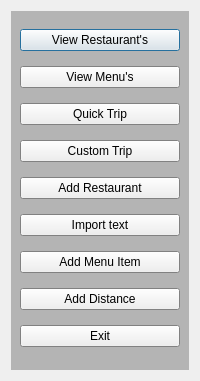
<?xml version="1.0" encoding="UTF-8"?>
<ui version="4.0">
 <class>adminLauncher</class>
 <widget class="QDialog" name="adminLauncher">
  <property name="geometry">
   <rect>
    <x>0</x>
    <y>0</y>
    <width>196</width>
    <height>377</height>
   </rect>
  </property>
  <property name="windowTitle">
   <string>Dialog</string>
  </property>
  <layout class="QGridLayout" name="gridLayout">
   <item row="0" column="0">
    <widget class="QWidget" name="Launcher_2" native="true">
     <property name="enabled">
      <bool>true</bool>
     </property>
     <property name="sizePolicy">
      <sizepolicy hsizetype="Minimum" vsizetype="Fixed">
       <horstretch>0</horstretch>
       <verstretch>0</verstretch>
      </sizepolicy>
     </property>
     <property name="minimumSize">
      <size>
       <width>178</width>
       <height>359</height>
      </size>
     </property>
     <property name="maximumSize">
      <size>
       <width>178</width>
       <height>359</height>
      </size>
     </property>
     <property name="palette">
      <palette>
       <active>
        <colorrole role="Base">
         <brush brushstyle="SolidPattern">
          <color alpha="255">
           <red>255</red>
           <green>255</green>
           <blue>255</blue>
          </color>
         </brush>
        </colorrole>
        <colorrole role="Window">
         <brush brushstyle="SolidPattern">
          <color alpha="255">
           <red>180</red>
           <green>180</green>
           <blue>180</blue>
          </color>
         </brush>
        </colorrole>
       </active>
       <inactive>
        <colorrole role="Base">
         <brush brushstyle="SolidPattern">
          <color alpha="255">
           <red>255</red>
           <green>255</green>
           <blue>255</blue>
          </color>
         </brush>
        </colorrole>
        <colorrole role="Window">
         <brush brushstyle="SolidPattern">
          <color alpha="255">
           <red>180</red>
           <green>180</green>
           <blue>180</blue>
          </color>
         </brush>
        </colorrole>
       </inactive>
       <disabled>
        <colorrole role="Base">
         <brush brushstyle="SolidPattern">
          <color alpha="255">
           <red>180</red>
           <green>180</green>
           <blue>180</blue>
          </color>
         </brush>
        </colorrole>
        <colorrole role="Window">
         <brush brushstyle="SolidPattern">
          <color alpha="255">
           <red>180</red>
           <green>180</green>
           <blue>180</blue>
          </color>
         </brush>
        </colorrole>
       </disabled>
      </palette>
     </property>
     <property name="autoFillBackground">
      <bool>true</bool>
     </property>
     <layout class="QVBoxLayout" name="verticalLayout">
      <item>
       <widget class="QPushButton" name="ViewRestaurant_Button">
        <property name="enabled">
         <bool>true</bool>
        </property>
        <property name="sizePolicy">
         <sizepolicy hsizetype="Minimum" vsizetype="Fixed">
          <horstretch>0</horstretch>
          <verstretch>0</verstretch>
         </sizepolicy>
        </property>
        <property name="minimumSize">
         <size>
          <width>0</width>
          <height>0</height>
         </size>
        </property>
        <property name="maximumSize">
         <size>
          <width>16777215</width>
          <height>16777215</height>
         </size>
        </property>
        <property name="text">
         <string>View Restaurant's</string>
        </property>
       </widget>
      </item>
      <item>
       <widget class="QPushButton" name="ViewMenu_Button">
        <property name="enabled">
         <bool>true</bool>
        </property>
        <property name="sizePolicy">
         <sizepolicy hsizetype="Minimum" vsizetype="Fixed">
          <horstretch>0</horstretch>
          <verstretch>0</verstretch>
         </sizepolicy>
        </property>
        <property name="minimumSize">
         <size>
          <width>0</width>
          <height>0</height>
         </size>
        </property>
        <property name="maximumSize">
         <size>
          <width>16777215</width>
          <height>16777215</height>
         </size>
        </property>
        <property name="text">
         <string>View Menu's</string>
        </property>
       </widget>
      </item>
      <item>
       <widget class="QPushButton" name="QuickTrip_Button">
        <property name="enabled">
         <bool>true</bool>
        </property>
        <property name="sizePolicy">
         <sizepolicy hsizetype="Minimum" vsizetype="Fixed">
          <horstretch>0</horstretch>
          <verstretch>0</verstretch>
         </sizepolicy>
        </property>
        <property name="minimumSize">
         <size>
          <width>0</width>
          <height>0</height>
         </size>
        </property>
        <property name="maximumSize">
         <size>
          <width>16777215</width>
          <height>16777215</height>
         </size>
        </property>
        <property name="text">
         <string>Quick Trip</string>
        </property>
       </widget>
      </item>
      <item>
       <widget class="QPushButton" name="CustomTrip_Button">
        <property name="enabled">
         <bool>true</bool>
        </property>
        <property name="sizePolicy">
         <sizepolicy hsizetype="Minimum" vsizetype="Fixed">
          <horstretch>0</horstretch>
          <verstretch>0</verstretch>
         </sizepolicy>
        </property>
        <property name="minimumSize">
         <size>
          <width>0</width>
          <height>0</height>
         </size>
        </property>
        <property name="maximumSize">
         <size>
          <width>16777215</width>
          <height>16777215</height>
         </size>
        </property>
        <property name="text">
         <string>Custom Trip</string>
        </property>
       </widget>
      </item>
      <item>
       <widget class="QPushButton" name="pushButton">
        <property name="text">
         <string>Add Restaurant</string>
        </property>
       </widget>
      </item>
      <item>
       <widget class="QPushButton" name="pushButton_import">
        <property name="text">
         <string>Import text</string>
        </property>
       </widget>
      </item>
      <item>
       <widget class="QPushButton" name="pushButton_addmenu">
        <property name="text">
         <string>Add Menu Item</string>
        </property>
       </widget>
      </item>
      <item>
       <widget class="QPushButton" name="pushButton_3">
        <property name="text">
         <string>Add Distance</string>
        </property>
       </widget>
      </item>
      <item>
       <widget class="QPushButton" name="Exit_Button">
        <property name="enabled">
         <bool>true</bool>
        </property>
        <property name="sizePolicy">
         <sizepolicy hsizetype="Minimum" vsizetype="Maximum">
          <horstretch>0</horstretch>
          <verstretch>0</verstretch>
         </sizepolicy>
        </property>
        <property name="text">
         <string>Exit</string>
        </property>
       </widget>
      </item>
     </layout>
    </widget>
   </item>
  </layout>
 </widget>
 <resources/>
 <connections/>
</ui>
